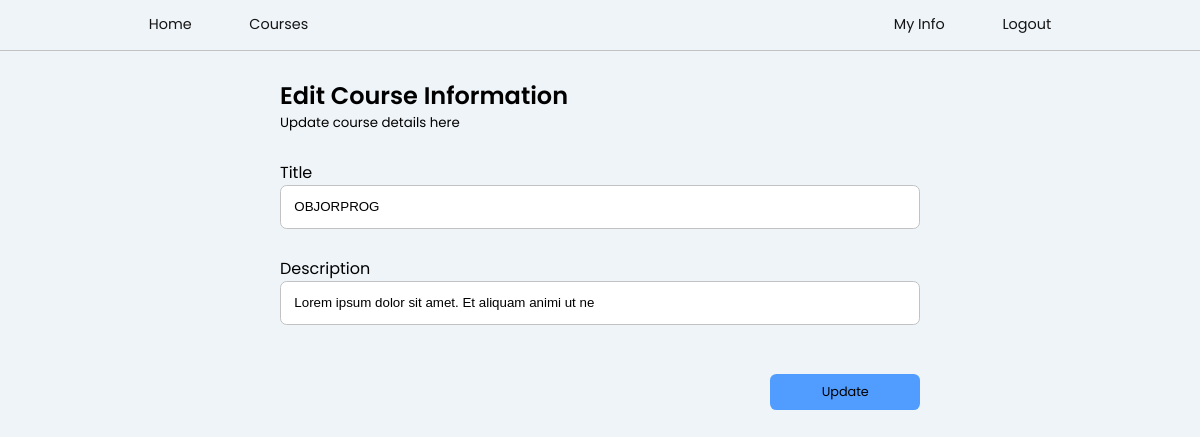
Page /editcourse/1 on the committed database.
### courses/models.py (models this page shows, shortened)
class Course(models.Model):
    title = models.CharField(max_length=50, default="")
    description = models.TextField(max_length=200, default="")
    creator = models.ForeignKey(
        User, on_delete=models.CASCADE, blank=True, related_name='course_creator')
    key = models.CharField(max_length=100, default="", unique=True)
    lessons = models.ManyToManyField(Lesson)
    students = models.ManyToManyField(User, related_name='course_students')
    feedbacks = models.ManyToManyField(Feedback)
    schedule = models.CharField(max_length=20, default="")
    class Meta:
        db_table = "courses"

### courses/views.py (the view, shortened to what this page needs)
# urls.py: path('editcourse/<int:id>', update_course, name="editcoursepage"),
def update_course(request, id):
    course = Course.objects.get(id=id)
    context = {
        'course': course
    }
    return render(request, 'courses/editcourse.html', context)

### accounts/models.py (called while the page is built)
    def __str__(self):
        return self.email

### templates/courses/editcourse.html (shortened to what this page needs)
{% load static %}
<html lang="en">
    <head>
        <link rel="stylesheet" type="text/css" href="{% static 'css/main.css' %}">
    </head>
    <body>
        {% include 'navbar.html' %}
        <div class="container">
            <form method="post" action="">
                <div class="flex flex-col">
                    <h2>Edit Course Information</h2>
                    <small>Update course details here</small>
                </div>
                <div class="flex flex-col">
                    <label for="title">Title </label>
                    <input name="title" value="{{ course.title }}">
                </div>
                <div class="flex flex-col">
                    <label for="title">Description </label>
                    <input name="description" value="{{ course.description }}">
                </div>
                <button style="float:right;" type="submit">Update</button>
            </form>
        </div>
    </body>
</html>

### static_my_project/css/main.css (style rules this page uses)
* { margin: 0; padding: 0; box-sizing: border-box; }
:root { --primary-color: rgb(80, 156, 255); --primary-accent-color: rgb(42, 119, 226); --delete-color: rgb(189, 19, 19); --delete-accent-color: rgb(142, 14, 14); --form-control-border: rgb(194, 194, 194); --form-control-border-accent: rgb(106, 106, 106); --box-shadow: rgb(212, 212, 212); --black: rgb(20, 20, 20); --table-alternate-row: rgba(217, 217, 217, 0.708); }
html, body { margin: 0px; background-color: #eff4f8; font-family: 'Poppins'; }
h1,h2,h3,h4.h5,h6 { font-weight: 600; }
button { padding: 0.7em 4em; font-family: 'Poppins'; font-size: 0.8em; background-color: var(--primary-color); border: none; border-radius: 0.5em; cursor: pointer; transition: 0.2s cubic-bezier(0.075, 0.82, 0.165, 1); }
.flex { display: flex; }
.flex-col { flex-direction: column; }
input, .form-control { width: 100%; padding: 1em; border: 0.5px solid var(--form-control-border); border-radius: 0.5em; }
.container { width: min(80%, 75em); margin: 0 auto; }

### templates/courses/editcourse.html (style rules this page uses)
form { width: min(90%, 40em); margin: 0 auto; height: 85vh; }
form > * { margin: 1.7em 0; }

### rows in the picture
Course: title "OBJORPROG", description "Lorem ipsum dolor sit amet. Et aliquam animi ut ne"
